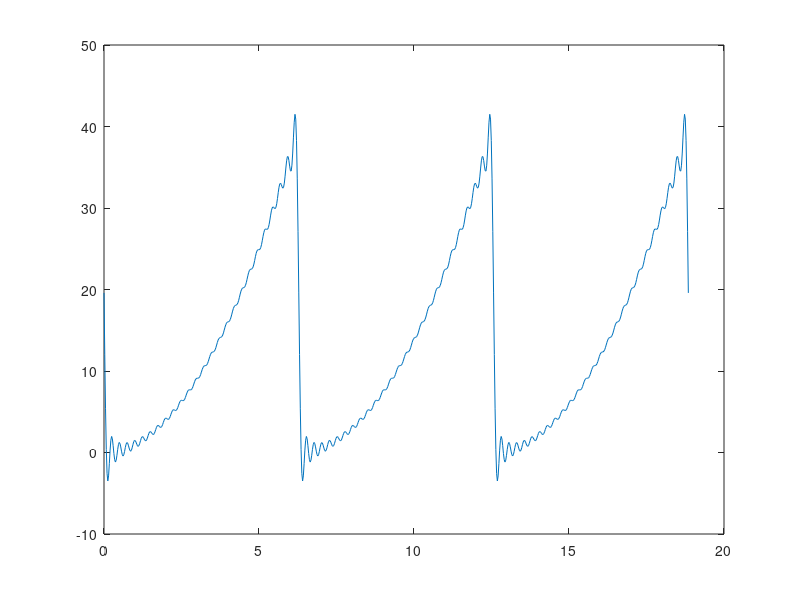

This figure's MATLAB source:
t = 0:pi/128:6*pi;
T = 2*pi;
nn = 1000;
w = (2*pi)/T;
aa = 0;
bb = T;
X = linspace(aa, bb, nn);
f = X.^2;
n = 25;

a0 = 2/T * trapz(X, f.*cos(0*w*X));

for i=1:n
    a(i) = 2/T * trapz(X, f.*cos(i*w*X));
    b(i) = 2/T * trapz(X, f.*sin(i*w*X));
end

N = 1:n;

s = a0/2 + sum(a'.*cos(N'.*w.*t) + b'.*sin(N'.*w.*t));

plot(t, s)